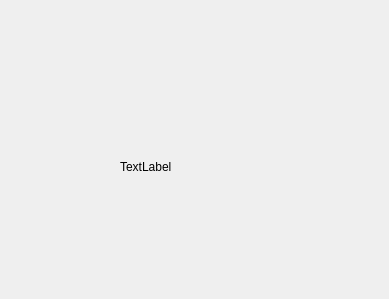
<?xml version="1.0" encoding="UTF-8"?>
<ui version="4.0">
 <class>Form</class>
 <widget class="QWidget" name="Form">
  <property name="enabled">
   <bool>true</bool>
  </property>
  <property name="geometry">
   <rect>
    <x>0</x>
    <y>0</y>
    <width>389</width>
    <height>299</height>
   </rect>
  </property>
  <property name="windowTitle">
   <string>Form</string>
  </property>
  <widget class="QLabel" name="label">
   <property name="geometry">
    <rect>
     <x>120</x>
     <y>160</y>
     <width>63</width>
     <height>14</height>
    </rect>
   </property>
   <property name="text">
    <string>TextLabel</string>
   </property>
  </widget>
 </widget>
 <resources/>
 <connections/>
</ui>
